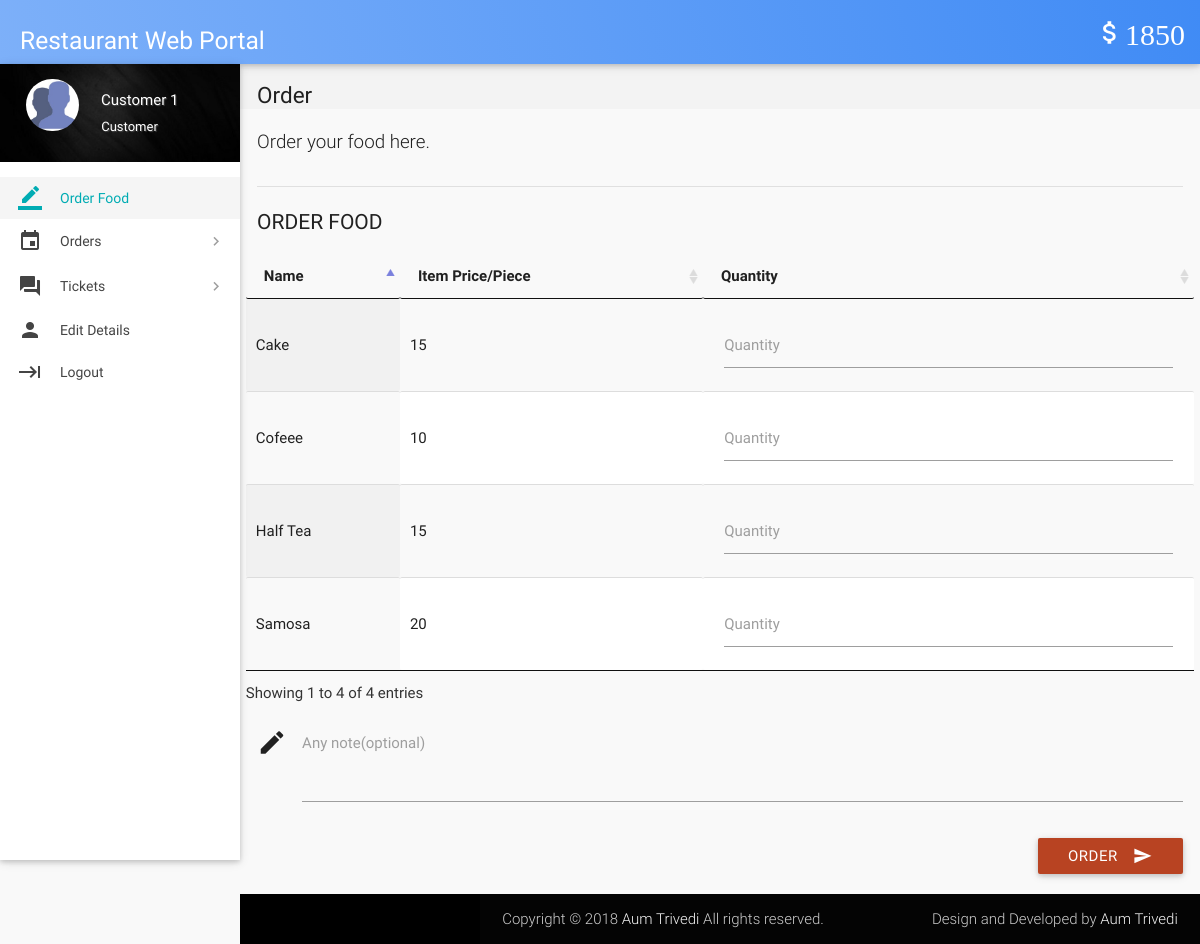
Page /index.php (signed in) on the committed database.
### tables this page shows
CREATE TABLE `wallet_details` (
  `id` int(11) NOT NULL,
  `wallet_id` int(11) NOT NULL,
  `number` varchar(16) NOT NULL,
  `cvv` int(3) NOT NULL,
  `balance` int(11) NOT NULL DEFAULT '2000'
);

CREATE TABLE `items` (
  `id` int(11) NOT NULL,
  `name` varchar(20) NOT NULL,
  `price` int(11) NOT NULL,
  `deleted` tinyint(4) NOT NULL DEFAULT '0'
);

### includes/wallet.php (called while the page is built)
<?php
$user_id=$_SESSION['user_id'];
$sql = mysqli_query($con, "SELECT * FROM wallet where customer_id = $user_id");
while($row1 = mysqli_fetch_array($sql)){
$wallet_id = $row1['id'];
}
$sql = mysqli_query($con, "SELECT * FROM wallet_details where wallet_id = $wallet_id");
while($row1 = mysqli_fetch_array($sql)){
$balance = $row1['balance'];
}
?>

### includes/connect.php (called while the page is built, shortened)
<?php
$name = $_SESSION['name'];
$role = $_SESSION['role'];
?>

### index.php (the view, shortened to what this page needs)
<?php
include 'includes/connect.php';
include 'includes/wallet.php';
	if($_SESSION['customer_sid']==session_id())
	{
		?>
<!DOCTYPE html>
<html lang="en">
<head>
  <link href="css/materialize.min.css" type="text/css" rel="stylesheet" media="screen,projection">
  <link href="css/style.min.css" type="text/css" rel="stylesheet" media="screen,projection">
  <link href="css/custom/custom.min.css" type="text/css" rel="stylesheet" media="screen,projection">
  <link href="js/plugins/perfect-scrollbar/perfect-scrollbar.css" type="text/css" rel="stylesheet" media="screen,projection">
  <link href="js/plugins/data-tables/css/jquery.dataTables.min.css" type="text/css" rel="stylesheet" media="screen,projection">
</head>
<body>
  <header id="header" class="page-topbar">
        <div class="navbar-fixed">
            <nav class="navbar-color">
                <div class="nav-wrapper">
                    <ul class="left">
                      <li><h1 class="logo-wrapper"><a href="index.php" class="brand-logo darken-1"><h5>Restaurant Web Portal</h5></a> <span class="logo-text">Logo</span></h1></li>
                    </ul>
                    <ul class="right hide-on-med-and-down">
                        <li><a href="#" class="waves-effect waves-block waves-light"><i class="mdi-editor-attach-money"><?php echo $balance;?></i></a>
                        </li>
                    </ul>
                </div>
            </nav>
        </div>
  </header>
  <div id="main">
    <div class="wrapper">
      <aside id="left-sidebar-nav">
        <ul id="slide-out" class="side-nav fixed leftside-navigation">
            <li class="user-details cyan darken-2">
            <div class="row">
                <div class="col col s4 m4 l4">
                    <img src="images/avatar.jpg" alt="" class="circle responsive-img valign profile-image">
                </div>
                <div class="col col s8 m8 l8">
                    <a class="btn-flat dropdown-button waves-effect waves-light white-text profile-btn" href="#" data-activates="profile-dropdown"><?php echo $name;?> <i class="mdi-navigation-arrow-drop-down right"></i></a>
                    <p class="user-roal"><?php echo $role;?></p>
                </div>
            </div>
            </li>
            <li class="bold active"><a href="index.php" class="waves-effect waves-cyan"><i class="mdi-editor-border-color"></i> Order Food</a>
            </li>
                <li class="no-padding">
                    <ul class="collapsible collapsible-accordion">
                        <li class="bold"><a class="collapsible-header waves-effect waves-cyan"><i class="mdi-editor-insert-invitation"></i> Orders</a>
                        </li>
                    </ul>
                </li>
                <li class="no-padding">
                    <ul class="collapsible collapsible-accordion">
                        <li class="bold"><a class="collapsible-header waves-effect waves-cyan"><i class="mdi-action-question-answer"></i> Tickets</a>
                        </li>
                    </ul>
                </li>
            <li class="bold"><a href="details.php" class="waves-effect waves-cyan"><i class="mdi-social-person"></i> Edit Details</a>
            </li>
                  <li class="bold"><a href="routers/logout.php"><i class="mdi-hardware-keyboard-tab"></i> Logout</a>
                        </li>
        </ul>
        </aside>
      <section id="content">
        <div id="breadcrumbs-wrapper">
          <div class="container">
            <div class="row">
              <div class="col s12 m12 l12">
                <h5 class="breadcrumbs-title">Order</h5>
              </div>
            </div>
          </div>
        </div>
        <div class="container">
          <p class="caption">Order your food here.</p>
          <div class="divider"></div>
		  <form class="formValidate" id="formValidate" method="post" action="place-order.php" novalidate="novalidate">
            <div class="row">
              <div class="col s12 m4 l3">
                <h4 class="header">Order Food</h4>
              </div>
              <div>
                  <table id="data-table-customer" class="responsive-table display" cellspacing="0">
                    <thead>
                      <tr>
                        <th>Name</th>
                        <th>Item Price/Piece</th>
                        <th>Quantity</th>
                      </tr>
                    </thead>
                    <tbody>
				<?php
				$result = mysqli_query($con, "SELECT * FROM items where not deleted;");
				while($row = mysqli_fetch_array($result))
				{
					echo '<tr><td>'.$row["name"].'</td><td>'.$row["price"].'</td>';
					echo '<td><div class="input-field col s12"><label for='.$row["id"].' class="">Quantity</label>';
					echo '<input id="'.$row["id"].'" name="'.$row['id'].'" type="text" data-error=".errorTxt'.$row["id"].'"><div class="errorTxt'.$row["id"].'"></div></td></tr>';
				}
				?>
                    </tbody>
</table>
              </div>
			  <div class="input-field col s12">
              <i class="mdi-editor-mode-edit prefix"></i>
              <textarea id="description" name="description" class="materialize-textarea"></textarea>
              <label for="description" class="">Any note(optional)</label>
			  </div>
			  <div>
			  <div class="input-field col s12">
                              <button class="btn cyan waves-effect waves-light right" type="submit" name="action">Order
                                <i class="mdi-content-send right"></i>
                              </button>
                            </div>
            </div>
			</form>
          </div>
        </div>
  </div>
  <footer class="page-footer">
    <div class="footer-copyright">
      <div class="container">
        <span>Copyright © 2018 <a class="grey-text text-lighten-4" href="#" target="_blank">Aum Trivedi</a> All rights reserved.</span>
        <span class="right"> Design and Developed by <a class="grey-text text-lighten-4" href="#">Aum Trivedi</a></span>
        </div>
    </div>
  </footer>
</body>
</html>
<?php
	}
?>

### rows in the picture
wallet_details: balance "1850"
items: name "Cofeee", price "10"
items: name "Samosa", price "20"
items: name "Cake", price "15"
items: name "Half Tea", price "15"

### other values in the picture
$name "Customer 1"
$role "Customer"
